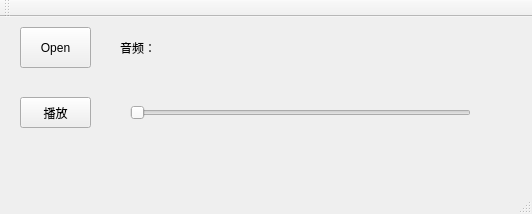
<?xml version="1.0" encoding="UTF-8"?>
<ui version="4.0">
 <class>MainWindow</class>
 <widget class="QMainWindow" name="MainWindow">
  <property name="geometry">
   <rect>
    <x>0</x>
    <y>0</y>
    <width>532</width>
    <height>214</height>
   </rect>
  </property>
  <property name="windowTitle">
   <string>MainWindow</string>
  </property>
  <widget class="QWidget" name="centralWidget">
   <widget class="QPushButton" name="pushButton">
    <property name="geometry">
     <rect>
      <x>20</x>
      <y>10</y>
      <width>71</width>
      <height>41</height>
     </rect>
    </property>
    <property name="text">
     <string>Open</string>
    </property>
   </widget>
   <widget class="QLabel" name="label">
    <property name="geometry">
     <rect>
      <x>120</x>
      <y>10</y>
      <width>61</width>
      <height>41</height>
     </rect>
    </property>
    <property name="text">
     <string>音频：</string>
    </property>
   </widget>
   <widget class="QLabel" name="label_music_path">
    <property name="geometry">
     <rect>
      <x>180</x>
      <y>20</y>
      <width>291</width>
      <height>21</height>
     </rect>
    </property>
    <property name="text">
     <string/>
    </property>
   </widget>
   <widget class="QPushButton" name="pushButton_play">
    <property name="geometry">
     <rect>
      <x>20</x>
      <y>80</y>
      <width>71</width>
      <height>31</height>
     </rect>
    </property>
    <property name="text">
     <string>播放</string>
    </property>
   </widget>
   <widget class="QSlider" name="horizontalSlider">
    <property name="geometry">
     <rect>
      <x>130</x>
      <y>80</y>
      <width>341</width>
      <height>31</height>
     </rect>
    </property>
    <property name="orientation">
     <enum>Qt::Horizontal</enum>
    </property>
   </widget>
  </widget>
  <widget class="QMenuBar" name="menuBar">
   <property name="geometry">
    <rect>
     <x>0</x>
     <y>0</y>
     <width>532</width>
     <height>25</height>
    </rect>
   </property>
  </widget>
  <widget class="QToolBar" name="mainToolBar">
   <attribute name="toolBarArea">
    <enum>TopToolBarArea</enum>
   </attribute>
   <attribute name="toolBarBreak">
    <bool>false</bool>
   </attribute>
  </widget>
  <widget class="QStatusBar" name="statusBar"/>
 </widget>
 <layoutdefault spacing="6" margin="11"/>
 <resources/>
 <connections/>
</ui>
